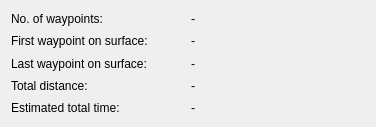
<?xml version="1.0" encoding="UTF-8"?>
<ui version="4.0">
 <class>missionInfo</class>
 <widget class="QWidget" name="missionInfo">
  <property name="geometry">
   <rect>
    <x>0</x>
    <y>0</y>
    <width>376</width>
    <height>127</height>
   </rect>
  </property>
  <property name="sizePolicy">
   <sizepolicy hsizetype="Preferred" vsizetype="Minimum">
    <horstretch>0</horstretch>
    <verstretch>0</verstretch>
   </sizepolicy>
  </property>
  <property name="windowTitle">
   <string>Form</string>
  </property>
  <layout class="QGridLayout" name="gridLayout">
   <item row="3" column="0">
    <widget class="QLabel" name="label_5">
     <property name="text">
      <string>Total distance:</string>
     </property>
    </widget>
   </item>
   <item row="2" column="1">
    <widget class="QLabel" name="last_waypoint_onsurface">
     <property name="text">
      <string>-</string>
     </property>
    </widget>
   </item>
   <item row="1" column="1">
    <widget class="QLabel" name="first_waypoint_onsurface">
     <property name="text">
      <string>-</string>
     </property>
    </widget>
   </item>
   <item row="1" column="0">
    <widget class="QLabel" name="label_2">
     <property name="text">
      <string>First waypoint on surface:</string>
     </property>
    </widget>
   </item>
   <item row="4" column="1">
    <widget class="QLabel" name="estimated_time">
     <property name="text">
      <string>-</string>
     </property>
    </widget>
   </item>
   <item row="0" column="0">
    <widget class="QLabel" name="label">
     <property name="text">
      <string>No. of waypoints:</string>
     </property>
    </widget>
   </item>
   <item row="4" column="0">
    <widget class="QLabel" name="label_3">
     <property name="text">
      <string>Estimated total time:</string>
     </property>
    </widget>
   </item>
   <item row="0" column="1">
    <widget class="QLabel" name="n_waypoints">
     <property name="text">
      <string>-</string>
     </property>
    </widget>
   </item>
   <item row="2" column="0">
    <widget class="QLabel" name="label_4">
     <property name="text">
      <string>Last waypoint on surface:</string>
     </property>
    </widget>
   </item>
   <item row="3" column="1">
    <widget class="QLabel" name="total_distance">
     <property name="text">
      <string>-</string>
     </property>
    </widget>
   </item>
  </layout>
 </widget>
 <resources/>
 <connections/>
</ui>
